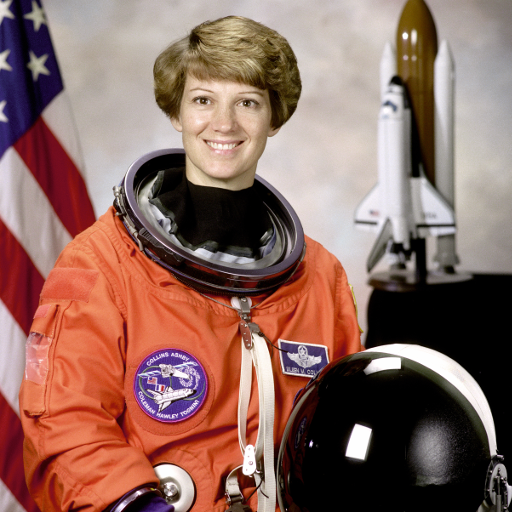
#> input picture skimage.data.astronaut(), 512 x 512 px
$ jupyter execute PatternMaker_example.ipynb
#> lines starting #> are read from the running program, lines starting #| are printed output that depends on the picture; after the words box and inside, x2 and y2 are one past the last pixel; in counts of white or black regions, pixels touching at a corner belong together
### impro_tools/PatternMaker.py
from tkinter import Image
from turtle import width
import numpy as np
import cv2
from PIL import Image, ImageFilter, ImageDraw
import cv2
from typing import Union, Tuple


class PatternMaker:
    sharp_kernel = np.array([[0, -1, 0],
                   [-1, 5, -1],
                   [0, -1, 0]])

    def __init__(self):
        pass  # No initialization needed for now


    @staticmethod
    def create_checkerboard(size:tuple=(800, 800), block_size:int=50) -> np.ndarray:
        """
        Creates a black and white checkerboard image.

        Args:
            size (tuple): Size of the image in pixels (height, width).
            block_size (int): Size of each square block.

        Returns:
            image (np.ndarray): Checkerboard pattern image in BGR format.
        """
#> called with size = (800, 800), block_size = 50
        img = np.zeros(size, dtype=np.uint8)
        for y in range(0, size[0], block_size):
            for x in range(0, size[1], block_size):
                if (x // block_size) % 2 == (y // block_size) % 2:
                    img[y:y+block_size, x:x+block_size] = 255

        # Convert to BGR for compatibility with color drawing
        return cv2.cvtColor(img, cv2.COLOR_GRAY2BGR)


    @staticmethod
    def make_turing(image: Image.Image, rep: int = 20, radius: int = 5,
                    sharpen_percent: int = 300, as_rgb: bool = False
                    ) -> Union[Image.Image, np.ndarray]:
        """
        Applies Turing pattern effect to an existing image.
        Args:
            image (PIL.Image): The input image.
            rep (int): Number of times to apply the blur and sharpen filters.
            radius (int): Radius for the blur and sharpen filters.
            sharpen_percent (int): Percent for the sharpen filter. """
        if isinstance(image, np.ndarray):
            img = Image.fromarray(image)
        for _ in range(rep):
            img = img.filter(ImageFilter.BoxBlur(radius=radius))
            img = img.filter(ImageFilter.UnsharpMask(radius=radius, percent=sharpen_percent, threshold=0))
        if as_rgb:
            img = cv2.cvtColor(np.array(img).astype(np.uint8), cv2.COLOR_GRAY2RGB)
        return img


    @classmethod
    def make_turing_cv2(cls, image: Union[Image.Image, np.ndarray], rep: int = 20, radius: int = 5,
                        sharpen_percent: int = 300, as_rgb: bool = False, as_PIL: bool = True
                        ) -> Union[Image.Image, np.ndarray]:
        """
        Implementation using OpenCV that is almost equivalent to the original Pillow code.
        """

        # Setup and Type Conversion
        if isinstance(image, Image.Image):
            # Convert to grayscale float32
            img_np = np.array(image.convert('L'), dtype=np.float32)
        elif isinstance(image, np.ndarray):
            img_np = image
            if img_np.ndim == 3:
                img_np = cv2.cvtColor(img_np, cv2.COLOR_BGR2GRAY)
            img_np = img_np.astype(np.float32)
        else:
            raise TypeError("Input 'image' must be a PIL.Image or a numpy.ndarray.")

        # Kernel and Sigma Calculation
        # Box Blur Kernel Size (Using INT(radius) for sharpness)
        r_int = max(1, int(radius))
        box_ksize_int = 2 * r_int + 1

        # Gaussian Sigma Calculation (Matches Pillow's UnsharpMask internal sigma)
        gaussian_sigma = 0.4 * float(radius) + 0.6

        # Sharpening strength (alpha = percent / 100)
        alpha = sharpen_percent / 100.0

        ## Blur and Sharpen
        for _ in range(rep):
            # Box Blur
            blurred_base = cv2.boxFilter(
                img_np,
                ddepth=-1,
                ksize=(box_ksize_int, box_ksize_int),
                normalize=True
            )
            # Create the mask (The Gaussian blur of the blurred image)
            gaussian_blurred = cv2.GaussianBlur(blurred_base, ksize=(0, 0), sigmaX=gaussian_sigma)
            # Calculate the Mask (Detail = Base - Gaussian Blurred)
            mask = blurred_base - gaussian_blurred
            # Apply Sharpening: Base + alpha * Mask
            img_np = np.clip(blurred_base + alpha * mask, 0, 255)

        output_array = img_np.astype(np.uint8)
        if as_rgb:
            output_array = cv2.cvtColor(output_array, cv2.COLOR_GRAY2RGB)
        if as_PIL:
            return Image.fromarray(output_array)
        else:
            return output_array


    @classmethod
    def create_turing_pattern(cls, size: Tuple[int, int], rep: int = 20,
                              radius: int = 5, sharpen_percent: int = 300) -> Union[Image.Image, np.ndarray]:
        """
        Creates a random Turing pattern image.
        Args:
            size (tuple): Size of the image in pixels (height, width).
            rep (int): Number of times to apply the blur and sharpen filters.
            radius (int): Radius for the blur and sharpen filters.
            sharpen_percent (int): Percent for the sharpen filter. """
        img = (np.random.random(size)*255).astype(np.uint8)
        return cls.make_turing(img, rep, radius, sharpen_percent)


    @classmethod
    def create_turing_image(cls,image: np.ndarray, rep: int = 20, radius: int = 1, sharpen_percent: int = 200,
                            canny_th: Tuple[int, int] = (100, 200), as_rgb: bool = False, use_cv2: bool = False,
                             as_PIL: bool = False) -> Union[Image.Image, np.ndarray]:
        """
        Creates a Turing pattern image from the edges of an input image.

        Args:
            image (np.ndarray): Input image (grayscale or BGR color).
            rep (int): Number of times to apply blur and sharpen filters.
            radius (int): Radius for blur and sharpen filters.
            sharpen_percent (int): Percent for the sharpen filter.
            canny_th (tuple[int, int]): Thresholds for Canny edge detection.
            as_rgb (bool): Convert output to RGB if True.
            use_cv2 (bool): Use OpenCV implementation of Turing effect if True.
            as_PIL (bool): If True and use_cv2=True, return a PIL.Image; otherwise, return np.ndarray.

        Returns:
            PIL.Image.Image or np.ndarray: Turing pattern image.
        """
        if len(image.shape)==3:
            gray = cv2.cvtColor(image, cv2.COLOR_BGR2GRAY)
        else:
            gray = image
        # Apply Canny edge detection
        blurred = cv2.GaussianBlur(gray, (3, 3), 0)
        blurred = gray
        edges = 255 - cv2.Canny(blurred, canny_th[0], canny_th[1])
        if use_cv2:
            return cls.make_turing_cv2(edges, rep, radius, sharpen_percent, as_rgb, as_PIL)
        else:
            return cls.make_turing(edges, rep, radius, sharpen_percent, as_rgb)


    @staticmethod
    def draw_circle(image: Image.Image, x_coord: int, y_coord: int, fill: str = 'black',
                    outline: str = 'white',circle_diameter: int = 10,line_width: int = 1) -> None:
        """
        Draws a circle on the given image.

        Args:
            image (PIL.Image.Image): The image to draw on.
            x_coord (int): The x-coordinate of the circle's center.
            y_coord (int): The y-coordinate of the circle's center.
            fill (str): The fill color of the circle.
            outline (str): The outline color of the circle.
            circle_diameter (int): The diameter of the circle.
            line_width (int): The width of the outline.
        """
        draw = ImageDraw.Draw(image)
        circle_radius = circle_diameter/2
        x1, x2 = x_coord-circle_radius, x_coord+circle_radius
        y1, y2 = y_coord-circle_radius, y_coord+circle_radius
        draw.ellipse((x1-line_width, y1-line_width, x2+line_width, y2+line_width), fill=outline)
        draw.ellipse((x1, y1, x2, y2), fill=fill)


    @staticmethod
    def draw_rect(image: Image.Image, rect: Tuple[int, int, int, int],fill: str = 'black',
                  outline: str = 'white',line_width: int = 1) -> None:
        """
        Draws a rectangle on the given image.

        Args:
            image (PIL.Image.Image): The image to draw on.
            rect (tuple[int, int, int, int]): The rectangle defined as (left, top, right, bottom).
            fill (str): The fill color of the rectangle.
            outline (str): The outline color of the rectangle.
            line_width (int): The width of the outline.
        """
        draw = ImageDraw.Draw(image)
        draw.rectangle(rect, fill=fill, outline=outline, width=line_width)


    @staticmethod
    def draw_triangle(image: Image.Image,rect: Tuple[int, int, int, int], fill: str = 'black',
                      outline: str = 'white',line_width: int = 1) -> None:
        """
        Draws a triangle inside the given bounding rectangle on the image.

        Args:
            image (PIL.Image.Image): The image to draw on.
            rect (tuple[int, int, int, int]): The bounding rectangle defined as (left, top, right, bottom).
            fill (str): The fill color of the triangle.
            outline (str): The outline color of the triangle.
            line_width (int): The width of the outline.

        Returns:
            None
        """
        draw = ImageDraw.Draw(image)
        points = [  (rect[0],rect[3]),
                    (rect[0],rect[1]),
                    (rect[2],rect[1])]
        draw.polygon(points, fill=fill, outline=outline, width=line_width)

### examples/PatternMaker_example.ipynb
[cell 1]
import sys, os
import matplotlib.pyplot as plt
from skimage import data
import cv2

# Add parent directory to the Python path
notebook_dir = os.getcwd()
parent_dir = os.path.abspath(os.path.join(notebook_dir, '..'))
sys.path.append(parent_dir)

from impro_tools.PatternMaker import PatternMaker

[cell 2]
# Define the pattern maker
pm = PatternMaker()

[cell 3]
# Create and display a checkerboard pattern
checkboard = pm.create_checkerboard()
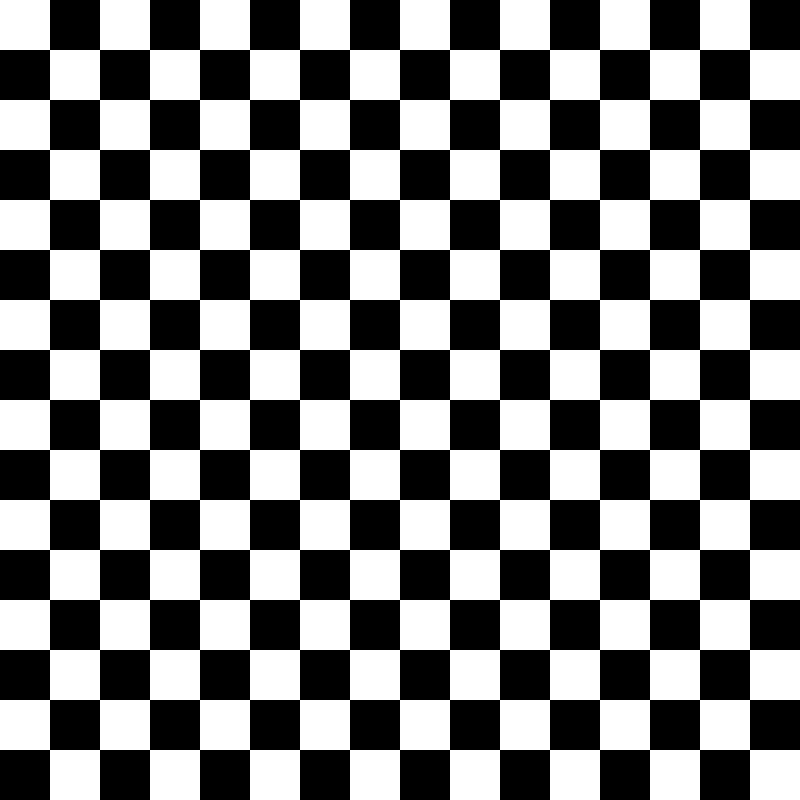
#> checkboard: shape (800, 800, 3); 50% white; 1 white region, box (x1, y1, x2, y2) and area: (0, 0, 800, 800) 320000
plt.imshow(checkboard, cmap='gray')
plt.title('Checkerboard Pattern')
plt.axis('off')
plt.show()

[cell 4]
# Create a Turing pattern and compose it with shapes
img_width, img_height = 6, 6    # image size, in inches
dpi = 300                       # image resolution, in dots per inch
img_width = img_width*dpi       # image width, in pixels
img_height = img_height*dpi     # image height, in pixels
size = (img_height, img_width)

# Create Turing pattern image
turing_img = pm.create_turing_pattern(size, rep=10, radius=dpi/30, sharpen_percent=500)

# Compose with different shapes
# 1) Draw circles
composed_img = turing_img.copy()
pm.draw_circle(composed_img, 300, 300, fill='black', outline='white', circle_diameter=50, line_width=10)
pm.draw_circle(composed_img, 500, 500, fill='black', outline='white', circle_diameter=100, line_width=30)
# 2) Draw rectangle
rect = (1000, 300, 1500, 400)
pm.draw_rect(composed_img, rect, fill='White', outline='black', line_width=20)
# 3) Draw triangle
rect = (1000, 1000, 1500, 1400)
pm.draw_triangle(composed_img, rect, fill='White', outline='black',line_width=30)

plt.figure(figsize=(8,4))
plt.subplot(1,2,1)
plt.imshow(turing_img, cmap='gray', interpolation=None)
plt.title('Turing Pattern')
plt.axis('off')
plt.subplot(1,2,2)
plt.imshow(composed_img, cmap='gray', interpolation=None)
plt.title('Composed Pattern Image')
plt.axis('off')
plt.tight_layout()
plt.show()

[cell 5]
# Try the turing filter on an image
img = data.astronaut()
#> img is the input picture: shape (512, 512, 3); mean R, G, B 141.6, 105.8, 96.5

turing_img     = pm.create_turing_image(img, rep=10, radius=1, sharpen_percent=200, canny_th=(100,200))
#> in create_turing_image, `edges = 255 - cv2.Canny(blurred, canny_th[0], canny_th[1])`: edges: shape (512, 512); 92% white; black in thin lines or dots
#> call 2 of make_turing, with rep = 10, radius = 1, sharpen_percent = 200, as_rgb = False
#> after the loop in make_turing (call 2), `for _ in range(rep):`:
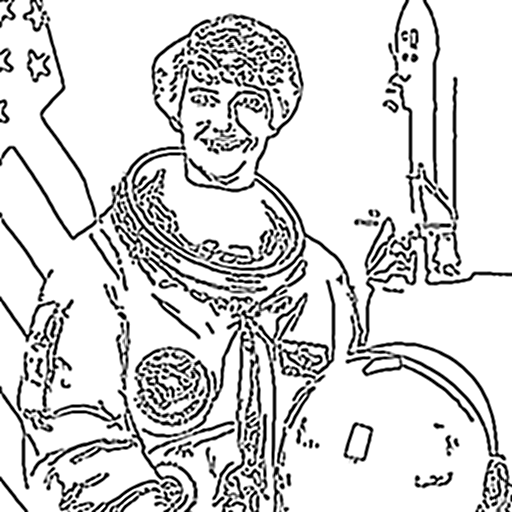
#> img: PIL image 512x512 L; min 0, max 255, mean 215.5
turing_img_cv2 = pm.create_turing_image(img, rep=10, radius=1, sharpen_percent=200, canny_th=(100,200), use_cv2=False, as_PIL=False)

plt.figure(figsize=(12,4))
plt.subplot(1,3,1)
plt.imshow(img, cmap='gray')
plt.title('Original Image')
plt.axis('off')
plt.subplot(1,3,2)
plt.imshow(turing_img, cmap='gray')
plt.title('Turing Pattern from Image (PIL)')
plt.axis('off')
plt.subplot(1,3,3)
plt.imshow(turing_img_cv2, cmap='gray')
plt.title('Turing Pattern from Image (OpenCV)')
plt.axis('off')
plt.tight_layout()
plt.show()

[cell 6]
# Compare the two methods:
#   1) PIL:     Sharper     | Slower
#   2) OpenCV   Less sharp  | Faster

# Image taken with live video
img = cv2.imread("assets/book_img.png", cv2.IMREAD_COLOR)[:,:,::-1]
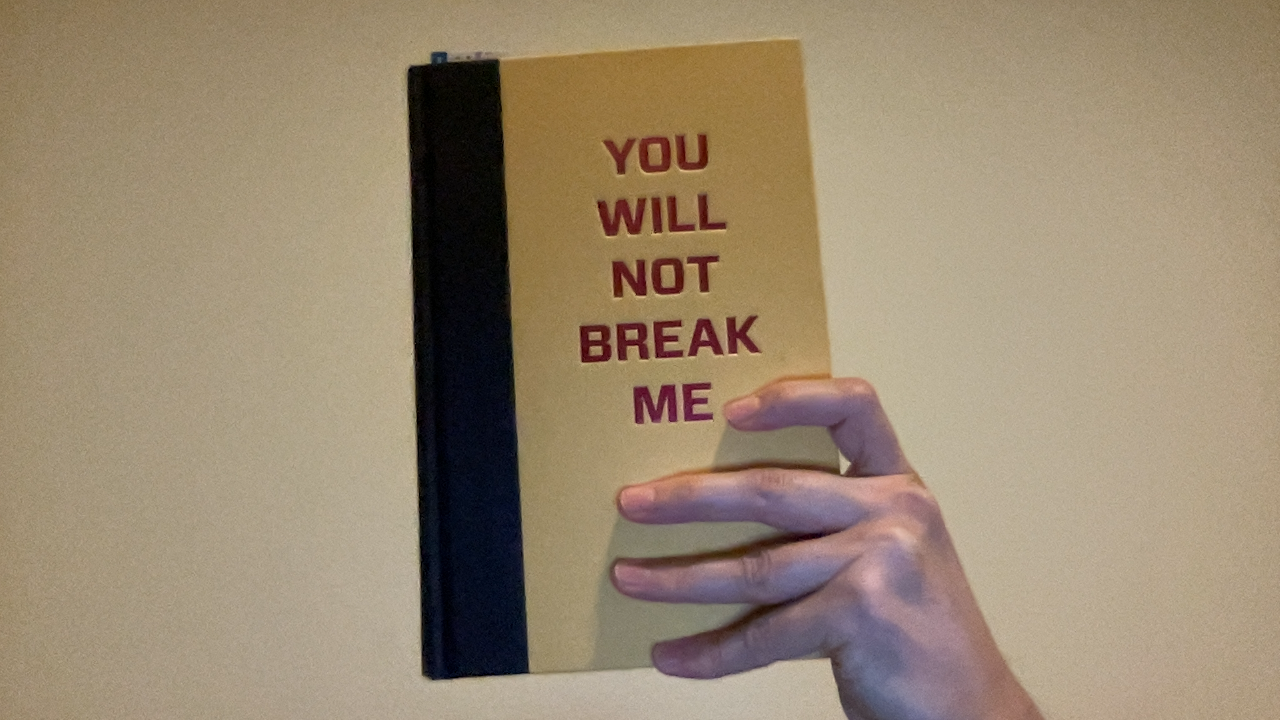
#> input picture examples/assets/book_img.png, 1280 x 720 px
#> img: shape (720, 1280, 3)

turing_img_pil = pm.create_turing_image(img, rep=20, radius=2, sharpen_percent=300, canny_th=(100,100))
#> call 3 of create_turing_image, with rep = 20, radius = 2, sharpen_percent = 300, canny_th = (100, 100), as_rgb = False, use_cv2 = False, as_PIL = False
#> in create_turing_image (call 3), `gray = cv2.cvtColor(image, cv2.COLOR_BGR2GRAY)`:
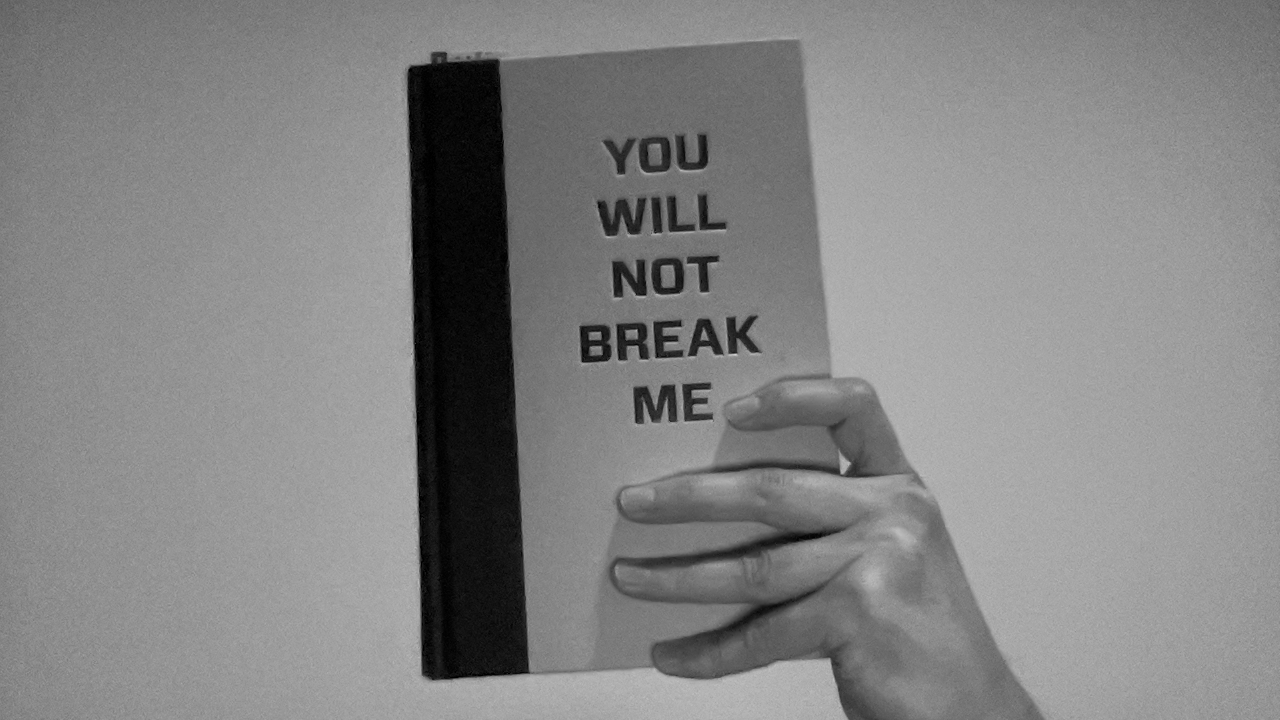
#> gray: shape (720, 1280); min 0, max 209, mean 131.6
#> in create_turing_image (call 3), `edges = 255 - cv2.Canny(blurred, canny_th[0], canny_th[1])`: edges: shape (720, 1280); 99% white; black in thin lines or dots
turing_img_cv2 = pm.create_turing_image(img, rep=20, radius=2, sharpen_percent=300, canny_th=(100,100), use_cv2=True, as_PIL=False)
#> in make_turing_cv2, `img_np = img_np.astype(np.float32)`: img_np: shape (720, 1280) float32; 99% white; black in thin lines or dots
#> the loop in make_turing_cv2, `for _ in range(rep):` made 20 passes
#> pass 1, in make_turing_cv2, `mask = blurred_base - gaussian_blurred`:
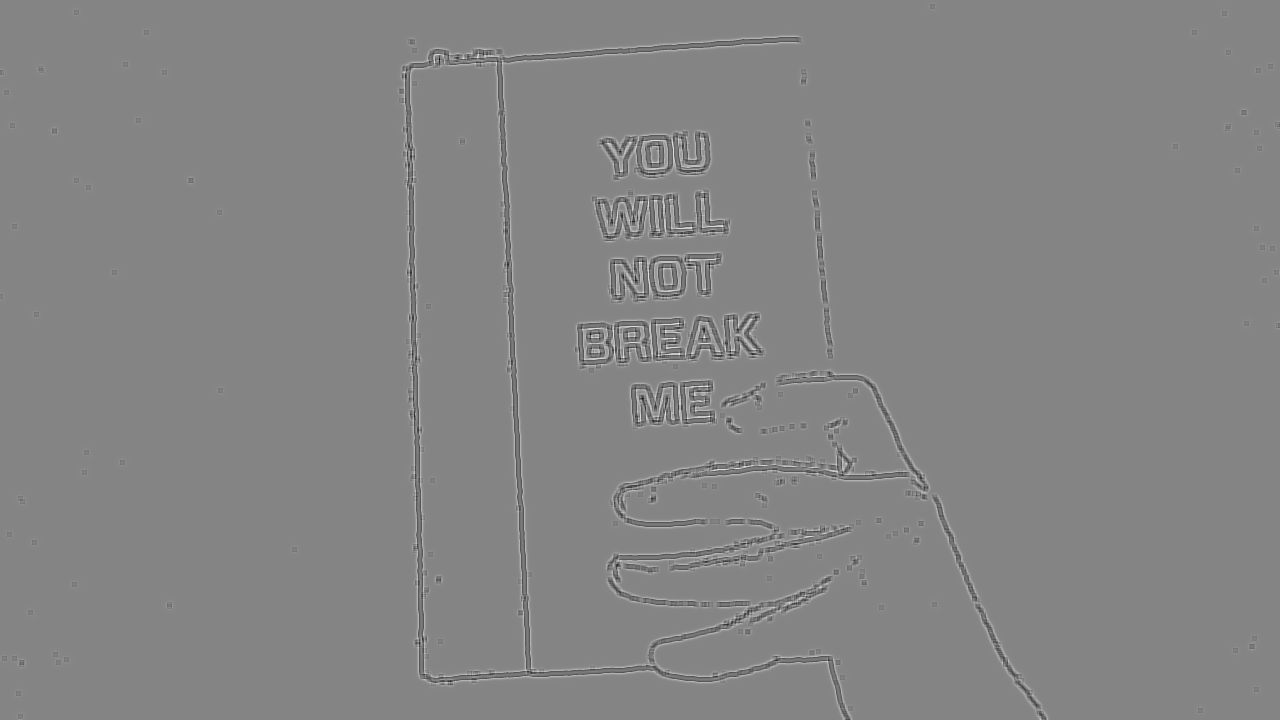
#> mask: shape (720, 1280) float32; min -53.11, max 48.72, mean 0; drawn with min black and max white
#> after the loop in make_turing_cv2, `for _ in range(rep):`:
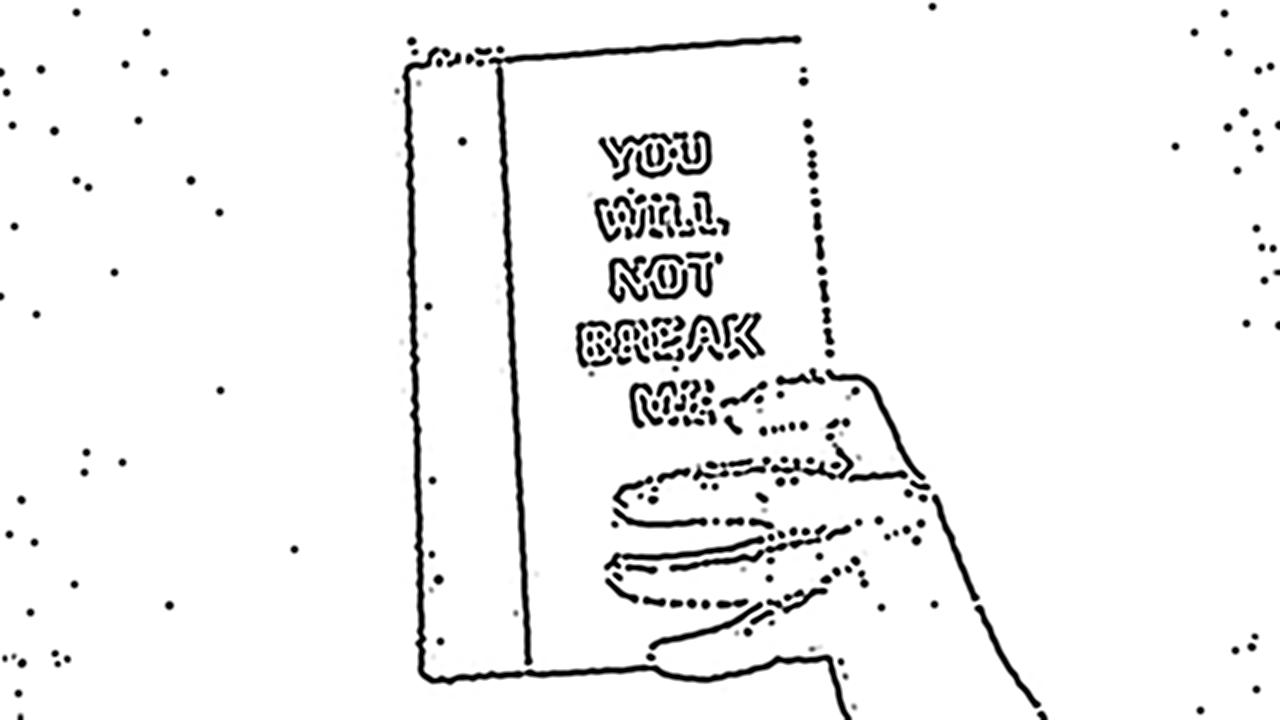
#> img_np: shape (720, 1280) float32; min 0, max 255, mean 242.5
plt.figure(figsize=(12,10))
plt.subplot(2,2,1)
plt.imshow(img, cmap='gray')
plt.title('Original Image')
plt.axis('off')
plt.subplot(2,2,2)
plt.imshow(turing_img_pil, cmap='gray')
plt.title('Turing Pattern from Image (PIL | Slow)')
plt.axis('off')
plt.subplot(2,2,4)
plt.imshow(turing_img_cv2, cmap='gray')
plt.title('Turing Pattern from Image (OpenCV | Faster)')
plt.axis('off')
plt.tight_layout()
plt.show()
